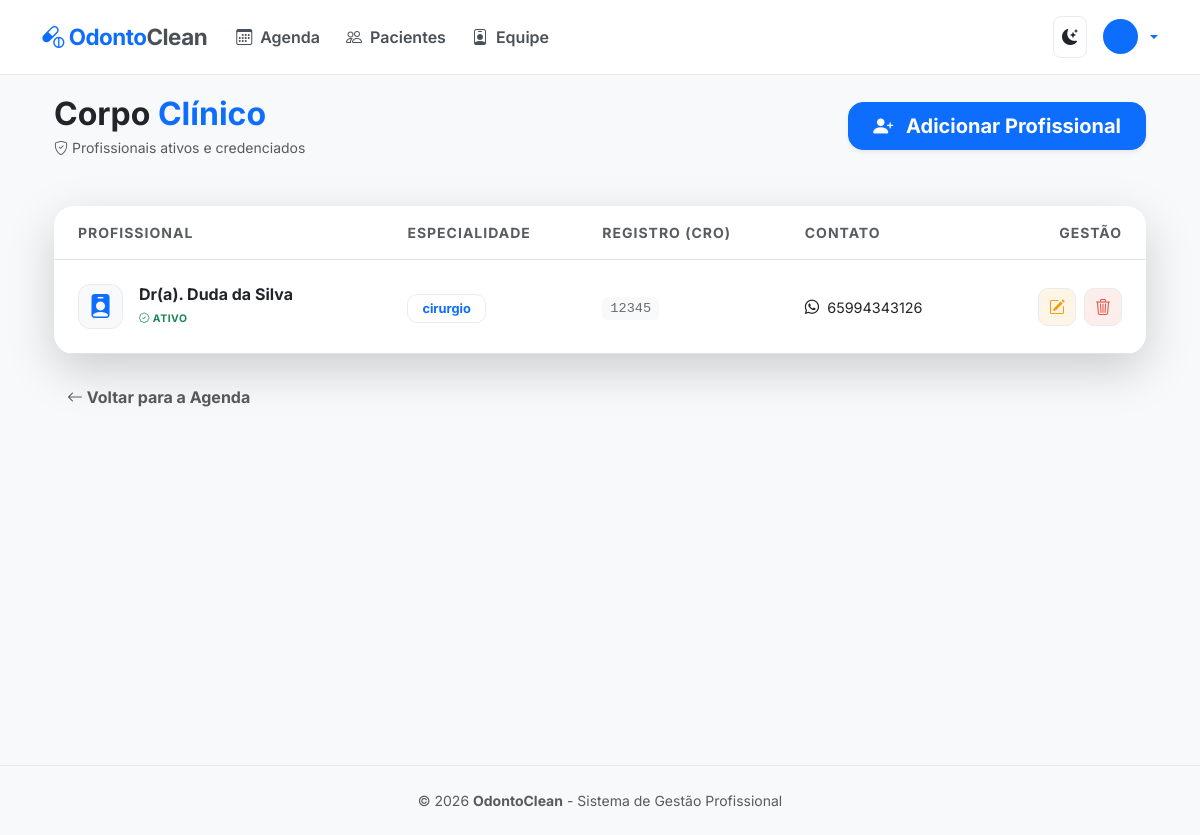
The app's page /dentistas/ with its own data.
### agendamentos/models.py (models this page shows, shortened)
class Dentista(models.Model):
    nome = models.CharField(max_length=100)
    cro = models.CharField(max_length=20, unique=True, verbose_name="Registro CRO")
    especialidade = models.CharField(max_length=100)
    telefone = models.CharField(max_length=15)
    email = models.EmailField(blank=True, null=True)

### agendamentos/views.py (the view)
# urls.py: path('dentistas/', views.lista_dentistas, name='lista_dentistas'),
def lista_dentistas(request):
    dentistas = Dentista.objects.all() # Puxa todos os dentistas do banco
    return render(request, 'agendamentos/lista_dentistas.html', {'dentistas': dentistas})

### agendamentos/templates/agendamentos/lista_dentistas.html (shortened to what this page needs)
{% extends 'agendamentos/base.html' %}
{% block content %}
<div class="container animate__animated animate__fadeIn">
    <div class="d-flex justify-content-between align-items-center mb-5 flex-wrap gap-3">
        <div>
            <h1 class="h2 fw-bold mb-1" style="color: var(--text-main);">Corpo <span class="text-primary">Clínico</span></h1>
            <p class="text-muted small mb-0"><i class="bi bi-shield-check"></i> Profissionais ativos e credenciados</p>
        </div>
        <a href="{% url 'novo_dentista' %}" class="btn btn-primary btn-lg px-4 shadow-sm fw-bold" style="border-radius: 15px;">
            <i class="bi bi-person-plus-fill me-2"></i> Adicionar Profissional
        </a>
    </div>
    <div class="card border-0 shadow-lg overflow-hidden" style="border-radius: 20px; background: var(--bg-card);">
        <div class="table-responsive">
            <table class="table align-middle mb-0 table-hover">
                <thead style="background-color: var(--table-hover);">
                    <tr>
                        <th class="ps-4 py-3 text-muted small fw-bold text-uppercase" style="letter-spacing: 1px;">Profissional</th>
                        <th class="py-3 text-muted small fw-bold text-uppercase" style="letter-spacing: 1px;">Especialidade</th>
                        <th class="py-3 text-muted small fw-bold text-uppercase" style="letter-spacing: 1px;">Registro (CRO)</th>
                        <th class="py-3 text-muted small fw-bold text-uppercase" style="letter-spacing: 1px;">Contato</th>
                        <th class="pe-4 py-3 text-end text-muted small fw-bold text-uppercase" style="letter-spacing: 1px;">Gestão</th>
                    </tr>
                </thead>
                <tbody>
                    {% for dentista in dentistas %}
                    <tr class="agenda-row">
                        <td class="ps-4 py-4">
                            <div class="d-flex align-items-center">
                                <div class="avatar-dentista me-3">
                                    <i class="bi bi-person-badge-fill text-primary"></i>
                                </div>
                                <div>
                                    <span class="fw-bold d-block h6 mb-0" style="color: var(--text-main);">Dr(a). {{ dentista.nome }}</span>
                                    <span class="text-success extra-small fw-bold"><i class="bi bi-patch-check"></i> Ativo</span>
                                </div>
                            </div>
                        </td>
                        <td>
                            <span class="specialty-badge-modern">{{ dentista.especialidade }}</span>
                        </td>
                        <td>
                            <code class="cro-tag">{{ dentista.cro }}</code>
                        </td>
                        <td>
                            {% if dentista.telefone %}
                                <a href="https://wa.me/55{{ dentista.telefone|cut:' '|cut:'-'|cut:'('|cut:')' }}"
                                   target="_blank" class="text-decoration-none contact-link">
                                    <i class="bi bi-whatsapp me-1"></i> {{ dentista.telefone }}
                                </a>
                            {% else %}
                                <span class="text-muted small">Não informado</span>
                            {% endif %}
                        </td>
                        <td class="pe-4 text-end">
                            <div class="d-flex justify-content-end gap-2">
                                <a href="{% url 'editar_dentista' dentista.pk %}" class="btn-action-modern edit" title="Editar">
                                    <i class="bi bi-pencil-square"></i>
                                </a>
                                <a href="{% url 'excluir_dentista' dentista.pk %}" class="btn-action-modern delete" title="Remover">
                                    <i class="bi bi-trash3"></i>
                                </a>
                            </div>
                        </td>
                    </tr>
                    {% endfor %}
                </tbody>
            </table>
        </div>
    </div>
    <div class="mt-4">
        <a href="{% url 'index' %}" class="btn btn-link text-muted text-decoration-none small fw-bold">
            <i class="bi bi-arrow-left"></i> Voltar para a Agenda
        </a>
    </div>
</div>
{% endblock %}

### agendamentos/templates/agendamentos/base.html (style rules this page uses)
:root { --bg-body: #f8f9fa; --bg-navbar: #ffffff; --text-main: #212529; --primary-blue: #0d6efd; --border-color: #e9ecef; --nav-link: #495057; }
body { background-color: var(--bg-body); color: var(--text-main); font-family: 'Inter', sans-serif; transition: background 0.3s ease; }

### agendamentos/templates/agendamentos/lista_dentistas.html (style rules this page uses)
.avatar-dentista { width: 45px; height: 45px; background: var(--bg-body); border-radius: 12px; display: flex; align-items: center; justify-content: center; font-size: 1.5rem; border: 1px solid var(--border-color); }
.specialty-badge-modern { background-color: var(--table-hover); color: var(--primary-blue); padding: 6px 14px; border-radius: 10px; font-size: 0.8rem; font-weight: 700; border: 1px solid var(--border-color); }
.cro-tag { background-color: #f8f9fa; color: #636e72; padding: 4px 8px; border-radius: 6px; font-size: 0.85rem; font-family: 'JetBrains Mono', monospace; }
.contact-link { color: var(--text-muted); font-size: 0.9rem; transition: 0.2s; }
.btn-action-modern { width: 38px; height: 38px; border-radius: 10px; display: inline-flex; align-items: center; justify-content: center; text-decoration: none; transition: 0.2s; border: 1px solid var(--border-color); }
.btn-action-modern.edit { color: #f39c12; background: rgba(243, 156, 18, 0.1); }
.btn-action-modern.delete { color: #e74c3c; background: rgba(231, 76, 60, 0.1); }
.extra-small { font-size: 0.65rem; text-transform: uppercase; letter-spacing: 0.5px; }
.agenda-row { transition: background 0.2s; }

### records on screen
Dentista: nome "Duda da Silva", especialidade "cirurgio", cro "12345", telefone "65994343126"
